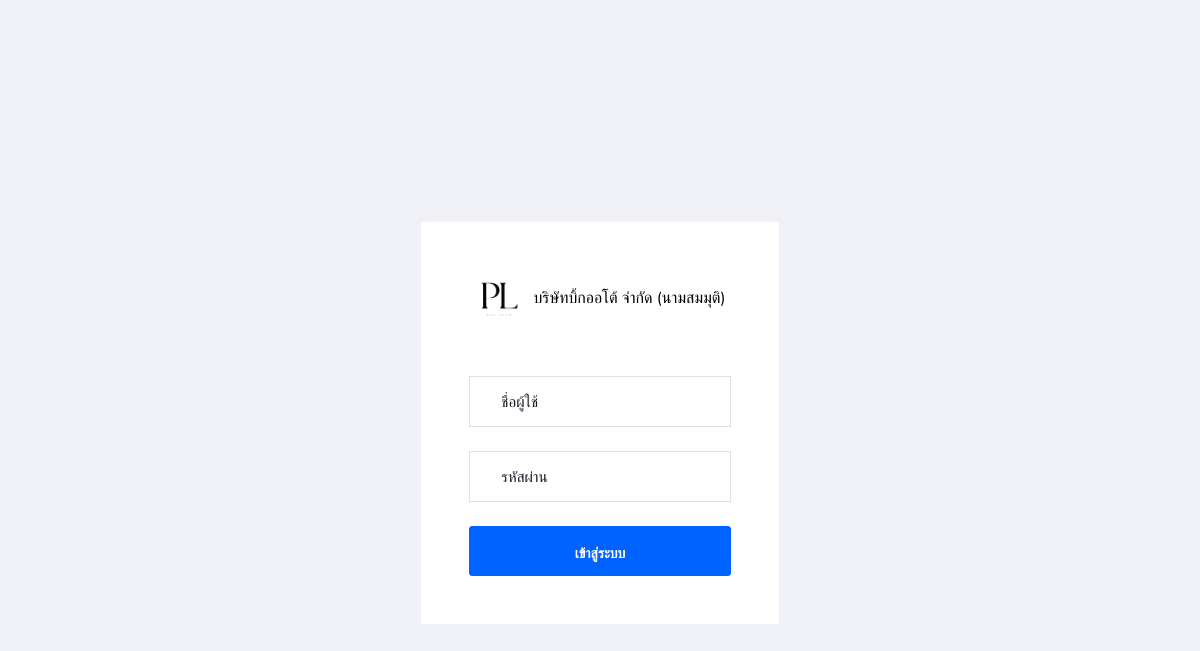
Page /src/login.php on the committed database.
### tables this page shows
CREATE TABLE `tb_shop` (
  `id` int(11) NOT NULL,
  `shop_name` varchar(255) NOT NULL,
  `shop_address` varchar(255) NOT NULL,
  `shop_img` varchar(255) NOT NULL,
  `shop_phone` varchar(100) NOT NULL,
  `line_notify` text NOT NULL
);

### src/login.php (the view, shortened to what this page needs)
<?php
include("../config/connect.php");
$querys = $conn->query("SELECT * FROM tb_shop");
$logo_shop = $querys->fetch_array();
?>
<!DOCTYPE html>
<html lang="en">
<head>
    <link rel="stylesheet" href="../assets/vendors/mdi/css/materialdesignicons.min.css">
    <link rel="stylesheet" href="../assets/vendors/flag-icon-css/css/flag-icon.min.css">
    <link rel="stylesheet" href="../assets/vendors/css/vendor.bundle.base.css">
    <link rel="stylesheet" href="../assets/css/style.css">
</head>
<body>
    <div class="container-scroller">
        <div class="container-fluid page-body-wrapper full-page-wrapper">
            <div class="content-wrapper d-flex align-items-center auth">
                <div class="row flex-grow">
                    <div class="col-lg-4 mx-auto">
                        <div class="auth-form-light text-left p-5">
                            <div class="brand-logo">
                                <img src="../assets/upload_logo/<?= $logo_shop['shop_img'] ?>" style="width: 60px;">
                                <span class="text-black"><?= $logo_shop['shop_name'] ?></span>
                            </div>
                            <form class="pt-3" id="FormLogin">
                                <div class="form-group">
                                    <input type="text" class="form-control form-control-lg" id="username" placeholder="ชื่อผู้ใช้">
                                </div>
                                <div class="form-group">
                                    <input type="password" class="form-control form-control-lg" id="password" placeholder="รหัสผ่าน">
                                </div>
                                <div class="mt-3">
                                    <button type="submit" class="btn btn-block btn-primary btn-lg font-weight-medium auth-form-btn">เข้าสู่ระบบ</button>
                                </div>
                        </div>
                    </div>
                </div>
            </div>
        </div>
    </div>
</body>
</html>

### rows in the picture
tb_shop: shop_img (picture), shop_name "บริษัทบิ้กออโต้ จำกัด (นามสมมุติ)"
